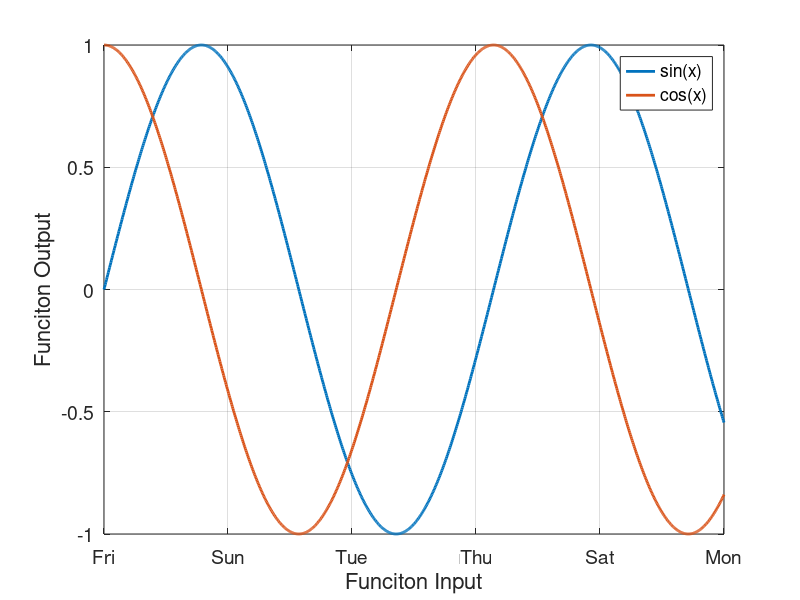

The MATLAB script that drew this image:
%% Scriting and Variables
%%% "%" symbol is for comments
%%% "%%" at the start of a line indicates a "cell" or chunk of code

%%% To run an individual cell, use "ctrl+enter"

%%% To run an individual line or highlighted code, highlight and hit "F9"

%%%Starting commands to clean up your matlab
clc %Clear command window
clear all %Clear workspace
close all %Close any stray figures

%%% Declaring variables - start with letter, but can include numbers after
%%% 1st character

%%% Note that you can overwrite existing functions as a variable, which
%%% will cut your access to the function unless you "clear all"
%%%
%%% For example, sum() adds array elements. If you however call a variable
%%% "sum = ...", the sum() function will not work

%%%Double array
a1 = 1

%%% "class()" function will tell you what a variable is
class(a1)

%%%Character array
a1 = 'abc'
class(a1)

%%%String array
a1 = "abc"
class(a1)

%%% Resetting workspace
clear all, clc
%%% Surpress outputs with ";"
a1 = 1;

%% Matrixies
%%% Empty out a1
a1 = [];
%%% conveitonal matirx notation: RxC --> R = row numbers, C = Column
%%% numbers. If hand coding a matrix, use ";" to indicate new row;

a1 = [1 2;3 4]

%%% OR just use a new line for each new row
a1 = [3 4
    1 2]

%%% Examine matrix components by using matrix location
a1(2,2)

%%%Other ways to build matricies - Vectors
a1 = 1:4 %%%Row vector
a1 = [1:4]' %%%Column vector using the transpose

%%% what if you want non-integer entries
a1 = 1:0.2:4

%%% Preallocaiton and other matrix functions
%%% zeros(m,n) / ones(m,n) make matricies of m rows, n columns full of
%%% zeors/ones
a1 = zeros(3,2)

a1 = ones(3,2)

%%%If you need to dynamically find matrix dimmensions, use
%%%"size(var,dimension)" where var is the variable and dimension is if you
%%%want row #, of column # (1 = row, 2 = column). 

%%%DONT ENTER A DIMENSION IF YOU WANT BOTH
size(a1)
size(a1,1)
size(a1,2)

%%% The (1 = row, 2 = column) notation applies to other functions like min,
%%% max, std, etc.

%% Matrix Operations (adding, subtracting, multiplying, and dividing things)
clear all
a1 = 4;
a2 = 2;

%%% use different operators here (+,-,*,/)
a3 = a1 + a2

a1 = [1 2]
a2 = [3 4]

%%% Now retry these operators
clc
a3 = a1 / a2

%%% * & / give "unexpected" results because they are matrix operations
%%% * gives an error due to row/column disagreement (1x2)*(1x2)
a3 = a1 * a2'
%%% / gives the "right division"

%%% Now try .* and ./
a3 = a1 ./ a2

%% Logiacl operators
clear all
%%% you will likely come across cases where you need to check if certian
%%% conditions are met. Here you can use "logical operators"
%%% == : is equal?
%%% ~= : is not equal?
%%% >=, <=, greater than or equal, less than or equal?
%%% >, <, greater than, less than?

a1 = [1 2
    3 4
    5 6]

a1 == 3

a1 ~= 3

a1 >= 3

a1 > 3

%%% You can use these logical outputs as indicies
a1(a1 == 3)

%% Date functions
clear all
%%% Renewable energy models tend to depend on time resolved data sources.
%%% Special funcitons exist to handle time data types.
%%% Note different date data types: serial time stamp vs, time dector, vs
%%% string

%%% "datevec" converts a serial time stamp into a date vector
%%% [year, month, day, hour, minute, second]
a1 = datevec(7000)

%%% "datenum" converts a date vector into a serial time stamp.
a2 = datenum(a1)


%%%Both functions work with time vectors or matrixies
a1 = datevec(7000:8000);
a2 = datenum(a1);

%% Loops
%%%in many instances, you will need to repeat the same or similar
%%%calculaitons numerous times.

%%% Each loop will need an initiator command (e.x. "for ...) and a
%%% terminating "end"

%%% for loops - execute commands at each defined instance
%%%For this example, lets evaluate a function y = ax + b
a = 54;
b = 65;

for i = 1:10
    y_if(i) = a*i + b;
end


%%% While loops - execute commands as long as a certian condition is met
%%% While loops are an easy way to get stuck in an infinate loop
i = 1;

while i <= 10
    y_while(i) = a*i + b;
    i = i + 1;
end

%% Nested loops
%%%Maybe you want to do multiple calculations across multiple axis - just
%%%be careful when recording outputs
for i = 1:10
    b = 65+i;
    for ii = 1:10
        y_nested(i,ii) = a*ii + b;
    end
end

%% Logic in loops
%%% Maybe you want to do certian calculations in a loop depending on
%%% paramaters
%%% USe if/elseif/else statements
for i = 1:10
    if i == 2
        a1 = 2
    elseif i == 3
        a2 = 3
    elseif i == 4
        a3 = 4
    else

    end
end

%% General Plotting
%%%Generate some data to plot
x = [0:0.01:10];
y1 = sin(x); %%%Sin and cos are taking radian inputs and converting to trig. outputs. Use sind and cosd for degreee inputs
y2 = cos(x);

%%% there are numerous useful plotting tools in MAtlab. The first, most
%%% important one is simply "plot". These are the general commands I follow
%%% to build a plot

%%%First close all figures (if you want)
close all

%%%Open a new figure
figure
%%%Initiate a hold to plot multiple things
hold on
%%%Call plotting function
plot(x,y1,'LineWidth',2) %%% you can specify plotting parameters, line line width
plot(x,y2,'LineWidth',2)
grid on %%%Turn on grid inside the figure
box on %%% turn on box outline
set(gca,'FontSize',14) %%%Two things - 1st, "get current axis", or gca, to specify parameters,
%%% 2nd, once specified, set a property, like font size
ylabel('Funciton Output','FontSize',16) %%%Specify ylabel
xlabel('Funciton Input','FontSize',16) %%%Specify xlabel
legend('sin(x)','cos(x)') %%%Specify legend

%%%If the x data is a serial time input, use the following funciton to
%%%convert serial data to readible date info
datetick('x','ddd','keepticks')

%%%Terminate figure hold 
hold off

%% Functions
clc
%%%In many instances, you will need to evaluate complex functions - like
%%%Planks equation.


%%% first lets make a function with a variable x and parameter p
fun = @(x,p) p*(exp(-exp(-(x))) - x.*(1+x.^2));

x0 = 1;
%%%Find where this equation is zero
%%% fsolve(function,initial gues x0)
fsolve(@(x) fun(x,3),x0)

%%% numerically integrate the function
%%% integral(function,lower limit, upper limit)
integral(@(x) fun(x,3),0,10)

%%% Numerical differentiation / gradiant
%%%Finds the gradiant across an array
gradient(fun(1:10,3))
%% More Complex Funcitons
clc
%%%In other instances, you may have a system of equations that you want to
%%%solve
fun = @(x,p) [p*exp(-exp(-(x(1)+x(2)))) - x(2)*(1+x(1)^2)
    p*x(1)*cos(x(2)) + x(2)*sin(x(1)) - 0.5]
fun([10 10],1)

x0 = [1 2];
%%%Find where this equation is zero
%%% fsolve(function,initial gues x0)
fsolve(@(x) fun(x,3),x0)